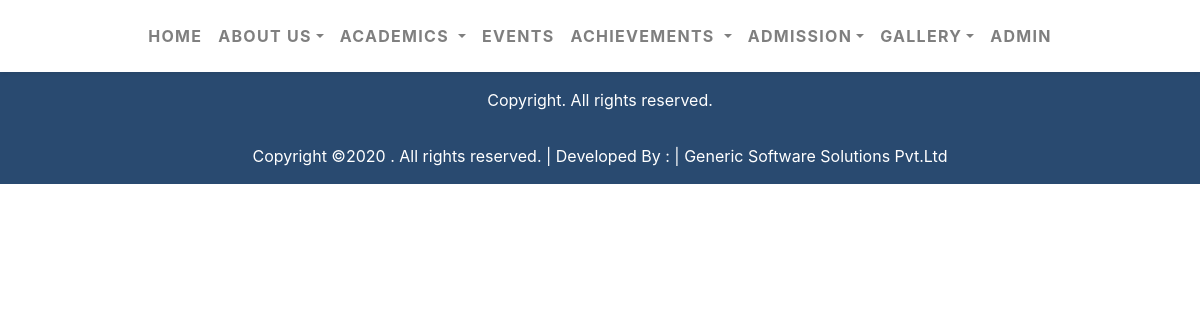
The page /gallery.php?page=sp on the database as committed earlier.
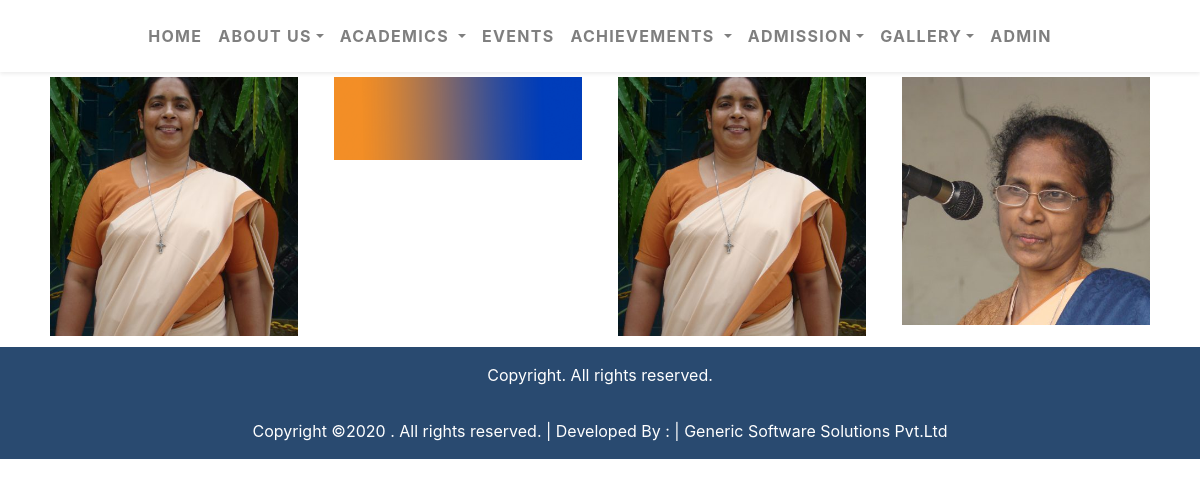
The same page on the database as committed later.
### tables this page shows
CREATE TABLE `files` (
  `id` int(11) NOT NULL,
  `file_name` varchar(255) NOT NULL,
  `category` varchar(255) NOT NULL,
  `type` varchar(255) NOT NULL,
  `uploaded_on` date NOT NULL
);

### function.php (called while the page is built, shortened)
<?php  include"connect.php";
function getseniorPhotos($conn){
	$result = mysqli_query($conn,"SELECT * FROM files where category='Senior' AND type='Photo'");
if (mysqli_num_rows($result) > 0) {
	return $result;
}
else{
	return "no data";
}
}
?>

### gallery.php (the view, shortened to what this page needs)
<?php
include"connect.php";
include"function.php";
$page=$_GET['page'];
if($page=='sp'){
	$result=getseniorPhotos($conn);
}
else if($page=='jp'){
	$result=getJuniorPhotos($conn);
}
?>
<!DOCTYPE html>
<html>
<head>
    <link rel="stylesheet" type="text/css" href="css/gallery.css">
	<?php   require_once('header.php');?>
</head>
<body>
	<div class="container">
<div class="gallery-wrap">
	<?php
   while($row = mysqli_fetch_array($result)) {
?>
	<div class="gallery-box">
		<a href="<?php echo 'uploads/'.$row['file_name'] ?>"><img src="<?php echo 'uploads/'.$row['file_name'] ?>"></a>
	</div>
	<?php
}
?>
</div>
</div>
<?php require_once('footer.php'); ?>
</body>
</html>

### header.php (shortened to what this page needs)
<!DOCTYPE html>
<html>
<head>
    <link rel="stylesheet" href="https://cdn.jsdelivr.net/npm/bootstrap@4.5.3/dist/css/bootstrap.min.css">
    <link rel="stylesheet" href="css/style.css?version=1.1">
</head>
<body>
    <nav class="navbar navbar-expand-lg navbar-light bg-white py-3 shadow-sm">
        <div id="navbarContent" class="collapse navbar-collapse">
            <ul class="navbar-nav mx-auto">
                <li class="nav-item"><a href="index.php" class="nav-link font-weight-bold text-uppercase">Home</a></li>
                <li class="nav-item dropdown megamenu"><a id="megamneu" href="" data-toggle="dropdown" aria-haspopup="true" aria-expanded="false" class="nav-link dropdown-toggle font-weight-bold text-uppercase">About us</a>
                </li>
                <li class="nav-item dropdown megamenu"><a id="megamneu" href="" data-toggle="dropdown" aria-haspopup="true" aria-expanded="false" class="nav-link dropdown-toggle font-weight-bold text-uppercase">Academics </a>
                </li>
                <li class="nav-item"><a href="" class="nav-link font-weight-bold text-uppercase">Events</a></li>
                <li class="nav-item dropdown">
                    <a class="nav-link dropdown-toggle font-weight-bold text-uppercase" href="#" id="navbarDropdown" role="button" data-toggle="dropdown" aria-haspopup="true" aria-expanded="false">
                        Achievements
                    </a>
                </li>
                <li class="nav-item dropdown megamenu"><a id="megamneu" href="" data-toggle="dropdown" aria-haspopup="true" aria-expanded="false" class="nav-link dropdown-toggle font-weight-bold text-uppercase">Admission</a>
                </li>
                <li class="nav-item dropdown megamenu"><a id="megamneu" href="" data-toggle="dropdown" aria-haspopup="true" aria-expanded="false" class="nav-link dropdown-toggle font-weight-bold text-uppercase">Gallery</a>
                </li>
                <li class="nav-item"><a href="admin.php" class="nav-link font-weight-bold text-uppercase">Admin</a></li>
            </ul>
        </div>
    </nav>

### footer.php (shortened to what this page needs)
<footer class="page-footer font-small" style="background-color: #294a70;">
  <div class="footer-copyright text-center py-3">
    <a href="https://mdbootstrap.com/" style="color: white;"> Copyright. All rights reserved.</a>
  </div>
   <div class="footer-copyright text-center py-3" style="color: white;">Copyright ©2020 . All rights reserved.
    <a href="https://mdbootstrap.com/" style="color: white;" >  | Developed By : | Generic Software Solutions Pvt.Ltd</a>
  </div>
</footer>
</body>
</html>

### css/gallery.css (style rules this page uses)
*,*:after,*:before { -webkit-box-sizing:border-box; -moz-box-sizing:border-box; -ms-box-sizing:border-box; box-sizing: border-box; }
body { font-family: arial; font-size: 16px; margin: 0; background-color: #fff; color: #000; }
.gallery-wrap { width: 100%; padding: 0px; display: flex; flex-wrap: wrap; justify-content: space-between; }
.gallery-box { flex:0 0 calc(25% - 30px); margin: 5px; }
.gallery-box img { max-width: 100%; min-width: 100%; }

### css/style.css (style rules this page uses)
.megamenu { position: static; }
.text-uppercase { letter-spacing: 0.08em; }
*, *:before, *:after { box-sizing: border-box; }
img { max-width: 100%; height: auto; vertical-align: baseline; }
a { text-decoration: none; }

Rows that differ between the two databases and show on the page:
added files: file_name (picture)
added files: file_name (picture)
added files: file_name (picture)
added files: file_name (picture)
